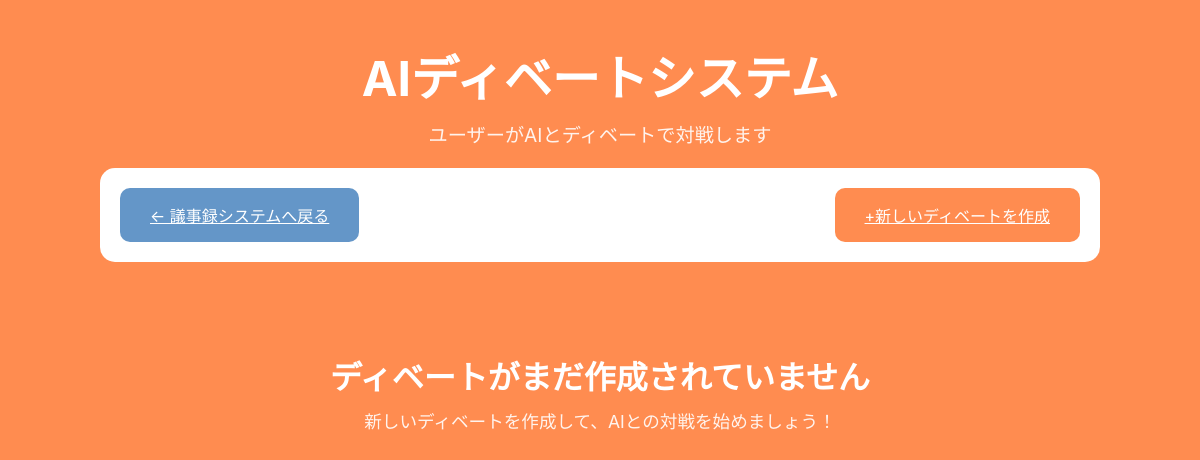
The page /debate/ on the database as committed earlier.
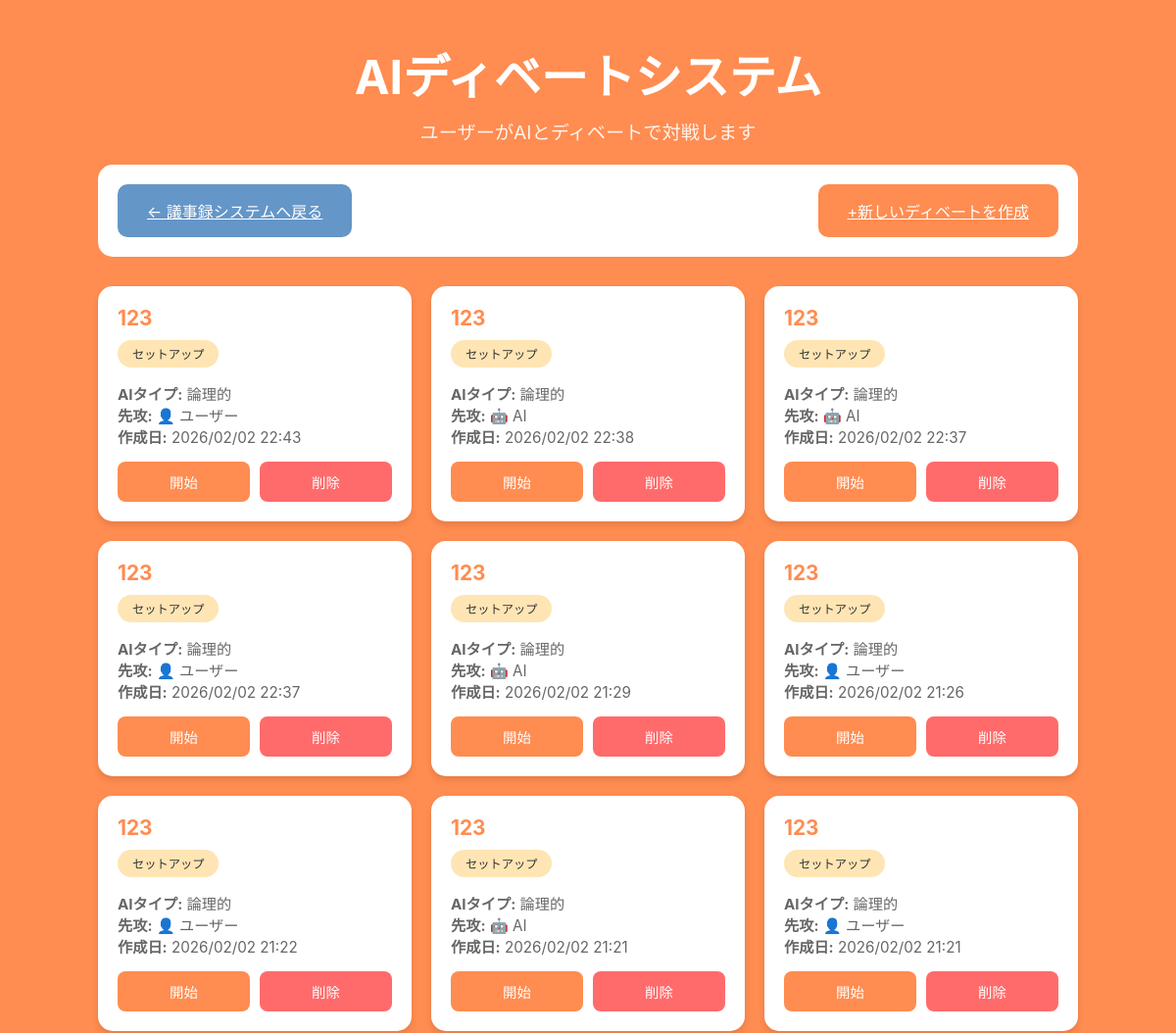
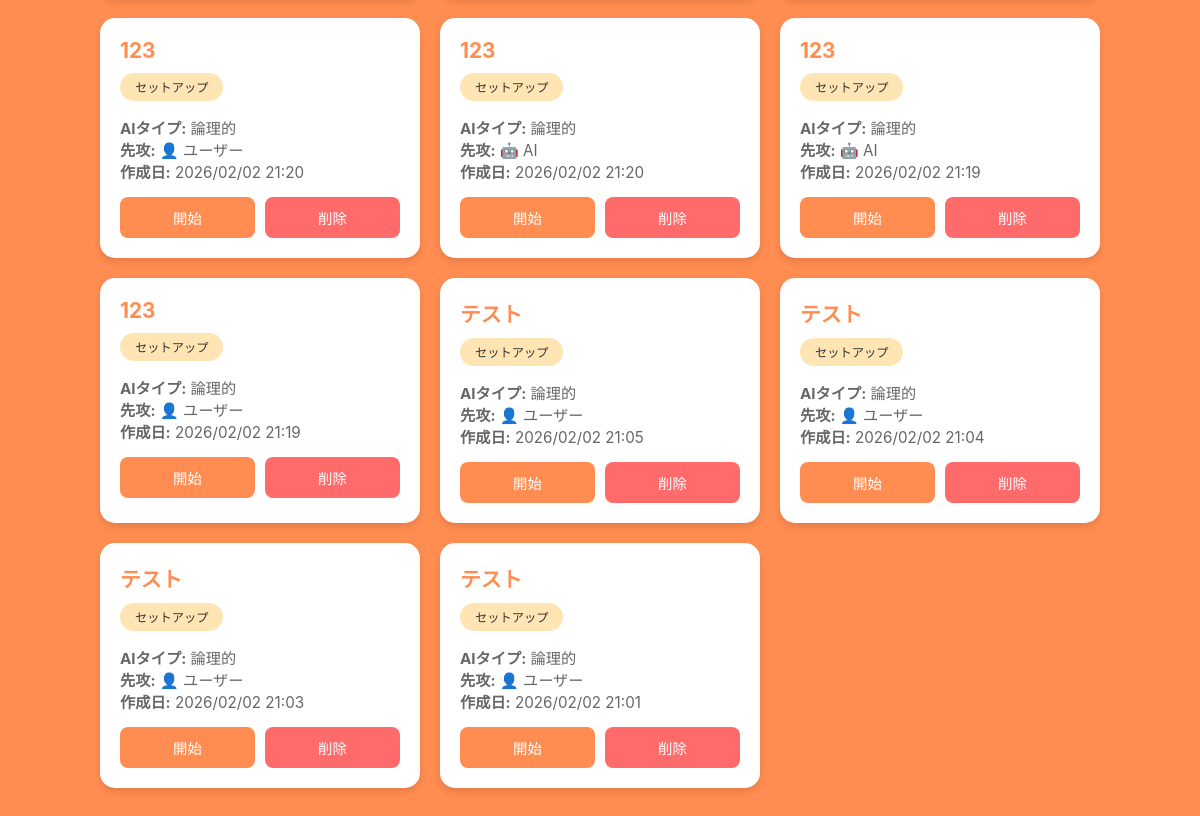
The same page on the database as committed later (2 pictures, top to bottom).
### debate/models.py (models this page shows, shortened)
class Debate(models.Model):
    STATUS_CHOICES = [
        ('setup', 'セットアップ'),
        ('debating', 'ディベート中'),
        ('completed', '完了'),
    ]
    AI_TYPE_CHOICES = [
        ('logical', '論理的'),
        ('creative', '創造的'),
        ('diplomatic', '外交的'),
        ('aggressive', '攻撃的'),
    ]
    title = models.CharField(max_length=200)  # ディベートのテーマ
    created_at = models.DateTimeField(auto_now_add=True)
    created_by = models.ForeignKey(User, on_delete=models.CASCADE, null=True, blank=True)
    ai_type = models.CharField(max_length=50, choices=AI_TYPE_CHOICES, default='logical')
    status = models.CharField(max_length=20, choices=STATUS_CHOICES, default='setup')
    max_turns = models.IntegerField(default=3)  # 最大5ターンのきりやりあい
    first_speaker = models.CharField(
        max_length=10,
        choices=[('user', 'ユーザー'), ('ai', 'AI')],
        default='user'
    )
    winner = models.CharField(
        max_length=10,
        choices=[('user', 'ユーザー'), ('ai', 'AI'), ('draw', '引き分け')],
        null=True,
        blank=True
    )
    judgment_text = models.TextField(blank=True)  # AI判定の詳細
    class Meta:
        ordering = ['-created_at']
        indexes = [
            models.Index(fields=['status', '-created_at']),
        ]

### debate/views.py (the view)
# urls.py: path('', views.debate_index, name='debate_index'),
def debate_index(request):
    debates = Debate.objects.only('id', 'title', 'created_at', 'status', 'ai_type').order_by('-created_at')
    return render(request, 'debate/index.html', {'debates': debates})

### templates/debate/index.html (shortened to what this page needs)
<!DOCTYPE html>
<html lang="ja">
<head>
</head>
<body>
    <div class="container">
        <div class="header">
            <h1>AIディベートシステム</h1>
            <p>ユーザーがAIとディベートで対戦します</p>
        </div>
        <div class="action-bar">
            <a href="{% url 'index' %}" class="btn btn-back">← 議事録システムへ戻る</a>
            <a href="{% url 'debate_create' %}" class="btn btn-primary">+新しいディベートを作成</a>
        </div>
        {% if debates %}
            <div class="debates-grid">
                {% for debate in debates %}
                    <div class="debate-card">
                        <h3>{{ debate.title }}</h3>
                        <div class="debate-meta">
                            <span class="status-badge status-{{ debate.status }}">
                                {{ debate.get_status_display }}
                            </span>
                        </div>
                        <p>
                            <strong>AIタイプ:</strong> {{ debate.get_ai_type_display }}<br>
                            <strong>先攻:</strong>
                            {% if debate.first_speaker == 'user' %}
                                👤 ユーザー
                            {% else %}
                                🤖 AI
                            {% endif %}<br>
                            <strong>作成日:</strong> {{ debate.created_at|date:"Y/m/d H:i" }}
                        </p>
                        <div class="debate-actions">
                            <a href="{% url 'debate_room' debate.id %}" class="btn-view">
                                {% if debate.status == 'setup' %}
                                    開始
                                {% else %}
                                    表示
                                {% endif %}
                            </a>
                            <button class="btn-delete" onclick="deleteDebate({{ debate.id | safe }})">削除</button>
                        </div>
                    </div>
                {% endfor %}
            </div>
        {% else %}
            <div class="empty-state">
                <h2>ディベートがまだ作成されていません</h2>
                <p>新しいディベートを作成して、AIとの対戦を始めましょう！</p>
            </div>
        {% endif %}
    </div>
</body>
</html>

Rows that differ between the two databases and show on the page:
added Debate: title "123", status "セットアップ", ai_type "論理的", first_speaker "👤 ユーザー", created_at "2026/02/02 22:43", shows "開始"
added Debate: title "123", status "セットアップ", ai_type "論理的", first_speaker "🤖 AI", created_at "2026/02/02 22:38", shows "開始"
added Debate: title "123", status "セットアップ", ai_type "論理的", first_speaker "🤖 AI", created_at "2026/02/02 22:37", shows "開始"
added Debate: title "123", status "セットアップ", ai_type "論理的", first_speaker "👤 ユーザー", created_at "2026/02/02 22:37", shows "開始"
added Debate: title "123", status "セットアップ", ai_type "論理的", first_speaker "🤖 AI", created_at "2026/02/02 21:29", shows "開始"
added Debate: title "123", status "セットアップ", ai_type "論理的", first_speaker "👤 ユーザー", created_at "2026/02/02 21:26", shows "開始"
added Debate: title "123", status "セットアップ", ai_type "論理的", first_speaker "👤 ユーザー", created_at "2026/02/02 21:22", shows "開始"
added Debate: title "123", status "セットアップ", ai_type "論理的", first_speaker "🤖 AI", created_at "2026/02/02 21:21", shows "開始"
added Debate: title "123", status "セットアップ", ai_type "論理的", first_speaker "👤 ユーザー", created_at "2026/02/02 21:21", shows "開始"
added Debate: title "123", status "セットアップ", ai_type "論理的", first_speaker "👤 ユーザー", created_at "2026/02/02 21:20", shows "開始"
added Debate: title "123", status "セットアップ", ai_type "論理的", first_speaker "🤖 AI", created_at "2026/02/02 21:20", shows "開始"
added Debate: title "123", status "セットアップ", ai_type "論理的", first_speaker "🤖 AI", created_at "2026/02/02 21:19", shows "開始"
added Debate: title "123", status "セットアップ", ai_type "論理的", first_speaker "👤 ユーザー", created_at "2026/02/02 21:19", shows "開始"
added Debate: title "テスト", status "セットアップ", ai_type "論理的", first_speaker "👤 ユーザー", created_at "2026/02/02 21:05", shows "開始"
added Debate: title "テスト", status "セットアップ", ai_type "論理的", first_speaker "👤 ユーザー", created_at "2026/02/02 21:04", shows "開始"
added Debate: title "テスト", status "セットアップ", ai_type "論理的", first_speaker "👤 ユーザー", created_at "2026/02/02 21:03", shows "開始"
added Debate: title "テスト", status "セットアップ", ai_type "論理的", first_speaker "👤 ユーザー", created_at "2026/02/02 21:01", shows "開始"
Other text that changed with them:
text no longer shown: "ディベートがまだ作成されていません 新しいディベートを作成して、AIとの対戦を始めましょう！"
